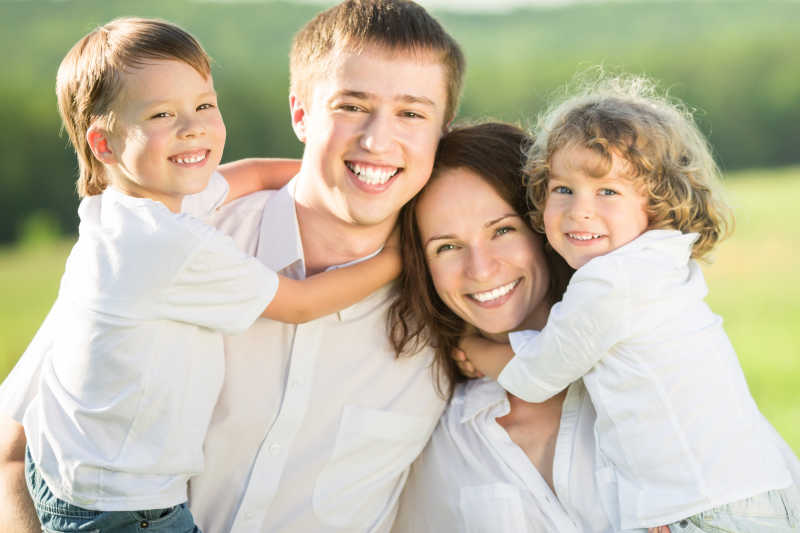
#> input picture SystemCode/interface/data/images/test.jpg, 800 x 533 px, found by its file name
$ jupyter execute --allow-errors head_detecion.ipynb   (shell and % lines are left out)
#> lines starting #> are read from the running program, lines starting #| are printed output that depends on the picture
[cell 1]
# 查看当前挂载的数据集目录, 该目录下的变更重启环境后会自动还原
# View dataset directory.
# This directory will be recovered automatically after resetting environment.

[cell 2]
# 查看工作区文件, 该目录下的变更将会持久保存. 请及时清理不必要的文件, 避免加载过慢.
# View personal work directory.
# All changes under this directory will be kept even after reset.
# Please clean unnecessary files in time to speed up environment loading.

[cell 3]
# 如果需要进行持久化安装, 需要使用持久化路径, 如下方代码示例:
# If a persistence installation is required,
# you need to use the persistence path as the following:

[cell 4]
# 同时添加如下代码, 这样每次环境(kernel)启动的时候只要运行下方代码即可:
# Also add the following code,
# so that every time the environment (kernel) starts,
# just run the following code:
import sys
sys.path.append('/home/aistudio/external-libraries')

请点击[此处](https://ai.baidu.com/docs#/AIStudio_Project_Notebook/a38e5576)查看本环境基本用法.  <br>
Please click [here ](https://ai.baidu.com/docs#/AIStudio_Project_Notebook/a38e5576) for more detailed instructions.

[cell 5]
# 解压PaddleDetection源码

[cell 6]
%cd ~/work/PaddleDetection

[cell 7]
# 解压数据集

[cell 8]
#数据集划分
import os
import random

root_dir='work/VOCdevkit/VOC2007/'

## 0.7train 0.1val 0.2test
trainval_percent = 0.8
train_percent = 0.7
xmlfilepath = root_dir+'Annotations'
txtsavepath = root_dir+'ImageSets/Main'
#> (the rest of this cell did not finish here and is left out)

[cell 9]
import glob
# path_file_number=glob.glob('D:/case/test/testcase/checkdata/*.py')#或者指定文件下个数
#> (the rest of this cell did not finish here and is left out)

[cell 10]
import os
from PIL import Image
import matplotlib.pyplot as plt
import numpy as np

bbox=[705.0242919921875, 435.5804443359375, 178.1763916015625, 147.855224609375]

xmin, ymin, w, h = bbox
xmax = int(xmin + w)
ymax = int(ymin + h)
xmin=int(xmin)
ymin=int(ymin)

print(xmin, ymin, w, h)
img = Image.open('test.jpg')
#> img is the input picture: PIL image 800x533 RGB; mean R, G, B 192.8, 186, 163.8
img=np.array(img)
img=img[ymin:ymax,xmin:xmax]
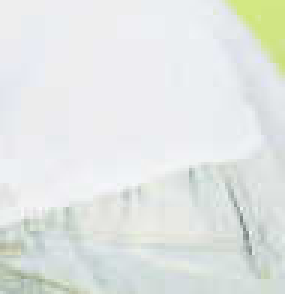
#> img: shape (98, 95, 3) (shown 3 times larger); mean R, G, B 226.4, 230.5, 228.4
plt.imshow(img)
plt.imsave('output1.png',img)

[cell 11]
from PIL import Image
img = Image.open('output1.png').convert('LA')
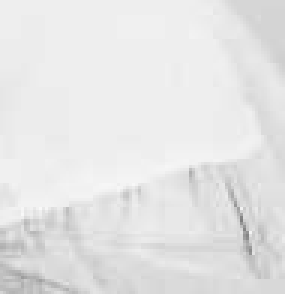
#> img: PIL image 95x98 LA (shown 3 times larger); mean R, G, B, A 229.1, 229.1, 229.1, 255
img.save('greyscale.png')
